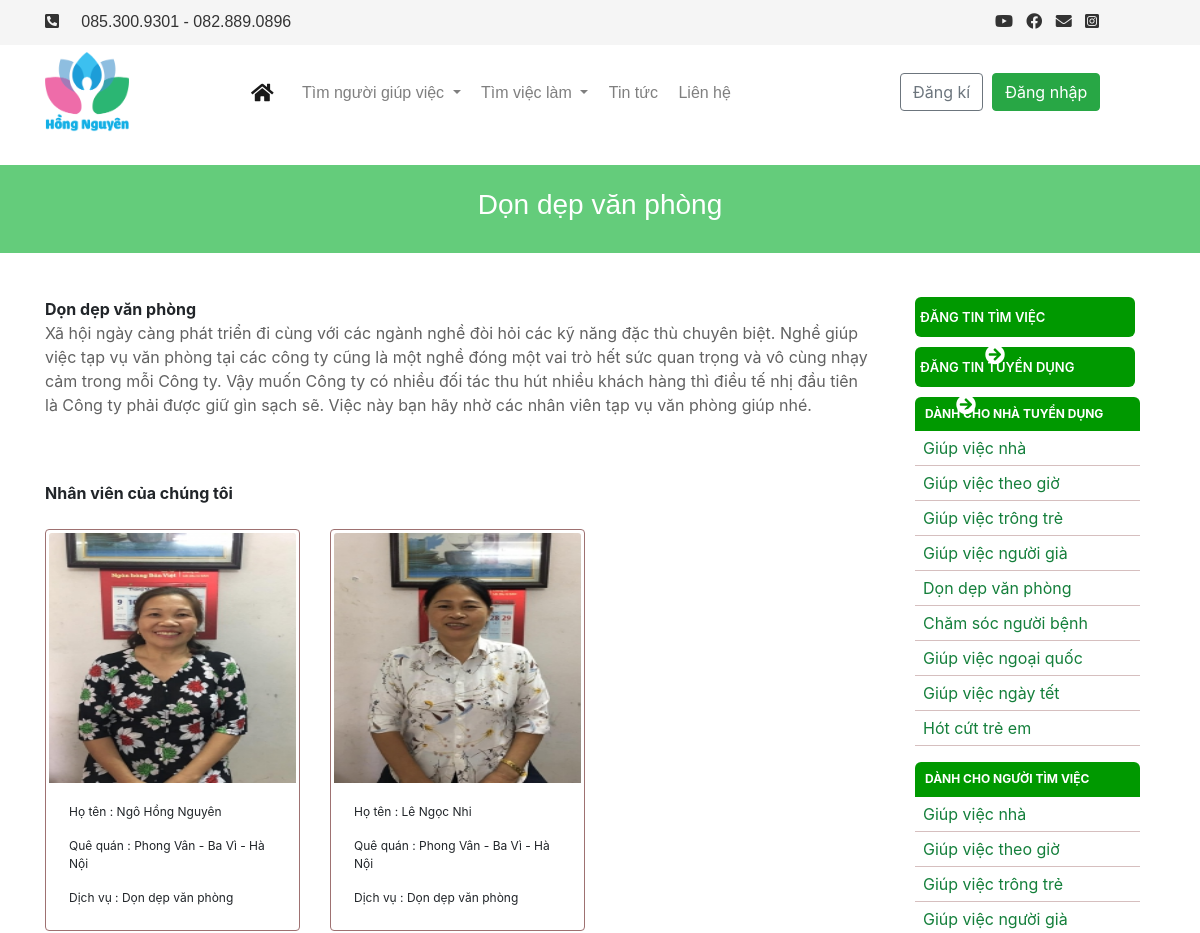
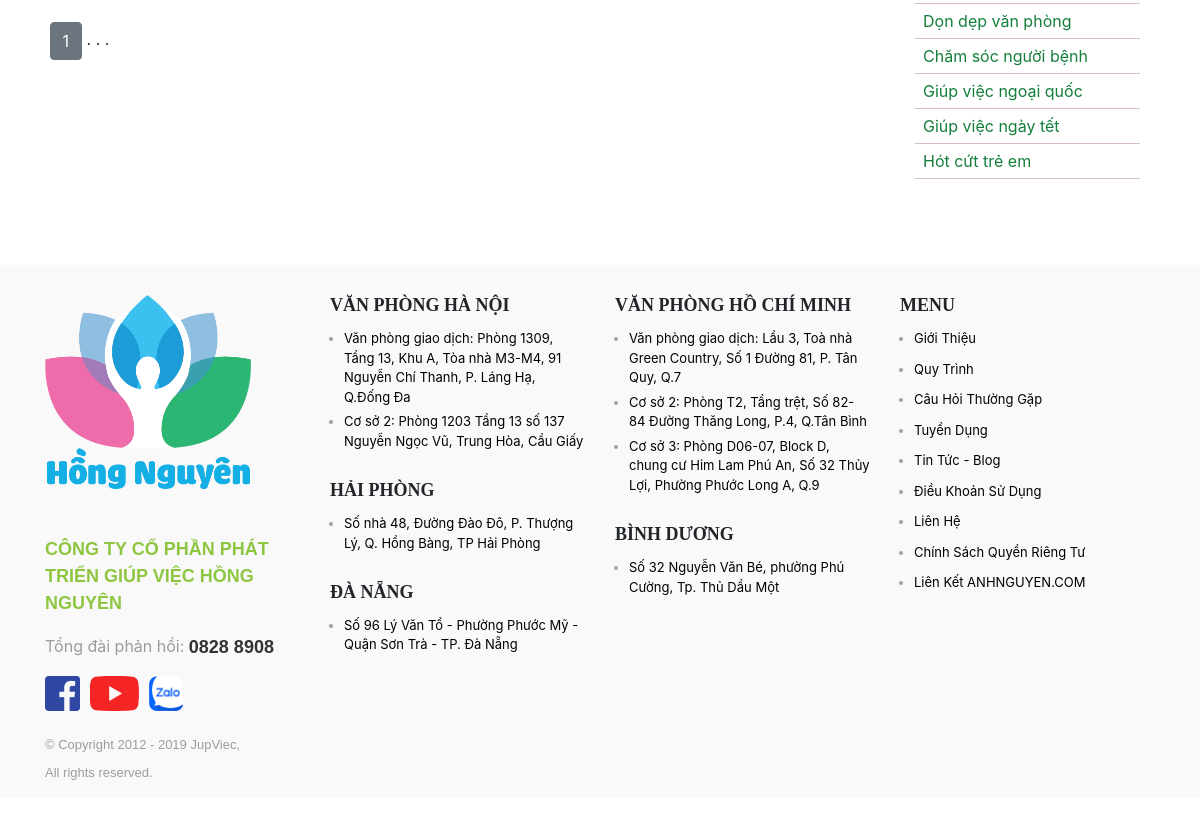
The page /site/dich_vu/nhan_vien.php?id=8 on the database its author committed (2 pictures, top to bottom).
### tables this page shows
CREATE TABLE `dich_vu` (
  `id` int(11) NOT NULL,
  `ten_dich_vu` varchar(225) NOT NULL,
  `mo_ta` longtext NOT NULL,
  `hinh_anh` varchar(225) NOT NULL
);

CREATE TABLE `users` (
  `id` int(11) NOT NULL,
  `ho_ten` varchar(50) NOT NULL,
  `ten_dang_nhap` varchar(50) NOT NULL,
  `mat_khau` varchar(50) NOT NULL,
  `email` varchar(225) NOT NULL,
  `ngay_sinh` date NOT NULL,
  `gioi_tinh` bit(1) NOT NULL,
  `hinh_anh` varchar(255) NOT NULL,
  `vai_tro` bit(1) NOT NULL,
  `trang_thai` bit(1) NOT NULL
);

CREATE TABLE `nhan_vien` (
  `id` int(11) NOT NULL,
  `dia_chi` varchar(225) NOT NULL,
  `phone` varchar(50) NOT NULL,
  `status` bit(1) NOT NULL COMMENT 'trạng thái hôn nhân',
  `kinh_nghiem` varchar(225) NOT NULL,
  `id_dichvu` int(11) NOT NULL,
  `id_user` int(11) NOT NULL,
  `hinh_thuc_lam_viec` varchar(225) NOT NULL,
  `muc_luong` float NOT NULL,
  `nguyen_vong` varchar(225) NOT NULL,
  `trang_thai` bit(1) NOT NULL
);

### dao/pdo.php (called while the page is built, shortened)
<?php
function connect()
{
    $host = "127.0.0.1";
    $dbname = "duan1";
    $db_username = "root";
    $db_password = "";
    return new PDO("mysql:host=$host;dbname=$dbname", $db_username, $db_password);
}
function selectAll($sql)
{
    $conne = connect();
    $stml = $conne->prepare($sql);
    $stml->execute();
    return $select = $stml->fetchAll();
}

### site/dich_vu/nhan_vien.php (the view, shortened to what this page needs)
<?php
require_once "../../dao/pdo.php";
if (!isset($_GET['product'])) {
    $product = 1;
} else {
    $product = $_GET['product'];
    if (!is_numeric($product) || $product <= 0) {
        header("Location:" . BASE_URL);
    }
}
if (isset($_GET['id'])) {
    $id = $_GET['id'];
    $sql = "SELECT * FROM dich_vu WHERE id = '$id'";
    $connect = connect();
    $stmt = $connect->prepare($sql);
    $stmt->execute();
    $dich_vu = $stmt->fetch();
}
$data = 10;
$sql = "SELECT count(*) FROM `nhan_vien` WHERE id_dichvu = '$id'";
$conn = connect();
$result = $conn->prepare($sql);
$result->execute();
$number = $result->fetchColumn();
$page = ceil($number / $data);
$tin = ($product - 1) * $data;
?>
<!DOCTYPE html>
<html lang="en">
<head>
    <?php include('../../link/style.php') ?>
    <link rel="stylesheet" href="../../content/css.css">
</head>
<body>
    <?php include('../../layout/header.php') ?>
    <div class="container-fluid" style="background-color: #64cc7b;">
        <div class="container">
            <div class="row" style="margin-top:20px;margin-bottom:20px;">
                <h3 class="header_title"><?= $dich_vu['ten_dich_vu'] ?></h3>
            </div>
        </div>
    </div>
    <br>
    <div class="container-fluid">
        <div class="container">
            <div class="row">
                <div class="col-md-9">
                    <div class="row">
                        <div class="col-md-12">
                            <b><?= $dich_vu['ten_dich_vu'] ?></b>
                            <p style="color: #626262;font-size: 16px;"><?= $dich_vu['mo_ta'] ?></p>
                        </div>
                    </div>
                    <br><br>
                    <b>Nhân viên của chúng tôi</b>
                    <br><br>
                    <div class="row">
                        <?php foreach (selectAll("SELECT * FROM nhan_vien WHERE id_dichvu = '$id' AND trang_thai = 0 ORDER BY id DESC LIMIT $tin, $data") as $item) { ?>
                            <?php foreach (selectAll("SELECT * FROM users WHERE id = " . $item['id_user']) as $key) { ?>
                                <?php foreach (selectAll("SELECT * FROM dich_vu WHERE id = " . $item['id_dichvu']) as $next) { ?>
                                    <div class="col-md-4">
                                        <div class="card" style="border: 1px solid #9e7171;padding: 3px;">
                                            <a href="<?= BASE_URL ?>site/nhan_vien/chi_tiet_nhan_vien.php?id=<?= $item['id'] ?>&id_dv=<?= $item['id_dichvu'] ?>"><img class="card-img-top" src="<?= BASE_URL ?>content/images_user/<?= $key['hinh_anh'] ?>" alt="Card image cap" height="250px"></a>
                                            <div class="card-body">
                                                <p class="card-text" style="font-size: 12px;">Họ tên : <?= $key['ho_ten'] ?></p>
                                                <p class="card-text" style="font-size: 12px;">Quê quán : <?= $item['dia_chi'] ?></p>
                                                <p class="card-text" style="font-size: 12px;">Dịch vụ : <?= $next['ten_dich_vu'] ?></p>
                                            </div>
                                        </div>
                                        <br>
                                    </div>
                        <?php }
                            }
                        } ?>
                        <br>
                    </div>
                    <?php
                    for ($t = 1; $t <= $page; $t++) { ?>
                        &nbsp;<a name="" id="" class="btn btn-secondary" href="nhan_vien.php?product=<?= $t ?>&id=<?= $id ?>" role="button"> <?= $t ?></a>
                    <?php
                    }
                    ?>
                    . . .
                </div>
                <div class="col-md-3">
                    <?php include_once('../../layout/content_right.php') ?>
                </div>
            </div>
        </div>
    </div>
    <?php include('../../layout/footer.php') ?>
</body>
</html>

### layout/content_right.php
<div class="col-md-12">
    <a href="<?= BASE_URL ?>site/nhan_vien/dang_tin_tim_viec.php">
        <h3 class="titletimviec" style=" background-color: #009900;
    height: 40px;
    padding: 0 5px;
    margin-right: 5px;
    border-radius: 6px;
    margin-bottom: 10px;
    line-height: 40px;
    color: white;
    font-size: 13px;
    font-weight: 600;
    text-transform: uppercase;">Đăng tin tìm việc <i class="fas fa-arrow-circle-right" style="margin-left:65px;font-size:20px;"></i></h3>
    </a>
    <a href="<?= BASE_URL ?>site/tuyen_dung/dang_tin_tuyen_dung.php">
        <h3 class="titletimviec" style="  background-color: #009900;
    height: 40px;
    padding: 0 5px;
    margin-right: 5px;
    border-radius: 6px;
    margin-bottom: 10px;
    line-height: 40px;color:white;
    font-size: 13px;
    font-weight: 600;
    text-transform: uppercase;">Đăng tin tuyển dụng <i class="fas fa-arrow-circle-right" style="margin-left:36px;font-size:20px;"></i></h3>
    </a>
    <h2 style="background: #009900;
    font-size: 9pt;
    font-weight: 700;
    color: #fff;
    border: none;
    margin: 0;
    padding: 10px;
    text-transform: uppercase;
    border-radius: 6px 6px 0 0;">Dành cho nhà tuyển dụng</h2>
    <ul style="list-style:none;margin-left:-40px;">
        <?php foreach (selectAll("select * from dich_vu") as $item) { ?>
            <li style="padding:5px 0px;border-bottom: 1px solid #d6bfbf;">
                <a href="<?= BASE_URL ?>site/dich_vu/nhan_vien.php?id=<?= $item['id'] ?>" style="color:#147f3b;padding: 0px 8px;"><?= $item['ten_dich_vu'] ?></a></li>
        <?php } ?>
    </ul>
    <h2 style="background: #009900;
    font-size: 9pt;
    font-weight: 700;
    color: #fff;
    border: none;
    margin: 0;
    padding: 10px;
    text-transform: uppercase;
    border-radius: 6px 6px 0 0;">Dành cho người tìm việc</h2>
    <ul style="list-style:none;margin-left:-40px;">
        <?php foreach (selectAll("select * from dich_vu") as $item) { ?>
            <li style="padding:5px 0px;border-bottom: 1px solid #d6bfbf;">
                <a href="<?= BASE_URL ?>site/dich_vu/tuyen_dung.php?id=<?= $item['id'] ?>" style="color:#147f3b;padding: 0px 8px;"><?= $item['ten_dich_vu'] ?></a></li>
        <?php } ?>
    </ul>
</div>

### site/dich_vu/nhan_vien.php (style rules this page uses)
.header_title { background-color: #64cc7b; color: white; text-align: center; width: 100%; height: 80px; line-height: 80px; font-family: 'Ubuntu', sans-serif; }

### rows shown on the page
dich_vu: ten_dich_vu "Dọn dẹp văn phòng", mo_ta "Xã hội ngày càng phát triển đi cùng với các ngành nghề đòi hỏi các kỹ năng đặc thù chuyên biệt. Nghề giúp việc tạp vụ văn phòng tại các công ty cũng là một nghề đóng một vai trò hết sức quan trọng và vô cùng nhạy cảm trong mỗi Công ty. Vậy muốn Công ty có nhiều đối tác thu hút nhiều khách hàng thì điều tế nhị đầu tiên là Công ty phải được giữ gìn sạch sẽ. Việc này bạn hãy nhờ các nhân viên tạp vụ văn phòng giúp nhé.", users.hinh_anh (picture)
nhan_vien: dia_chi "Phong Vân - Ba Vì - Hà Nội"
users: ho_ten "Ngô Hồng Nguyên"
nhan_vien: dia_chi "Phong Vân - Ba Vì - Hà Nội"
users: ho_ten "Lê Ngọc Nhi"
dich_vu: ten_dich_vu "Giúp việc nhà"
dich_vu: ten_dich_vu "Giúp việc theo giờ"
dich_vu: ten_dich_vu "Giúp việc trông trẻ"
dich_vu: ten_dich_vu "Giúp việc người già"
dich_vu: ten_dich_vu "Chăm sóc người bệnh"
dich_vu: ten_dich_vu "Giúp việc ngoại quốc"
dich_vu: ten_dich_vu "Giúp việc ngày tết"
dich_vu: ten_dich_vu "Hót cứt trẻ em"
